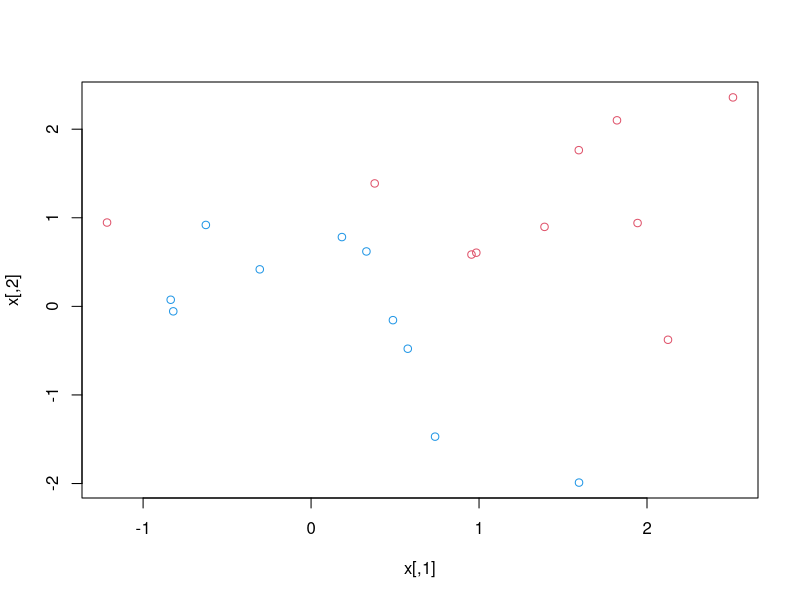
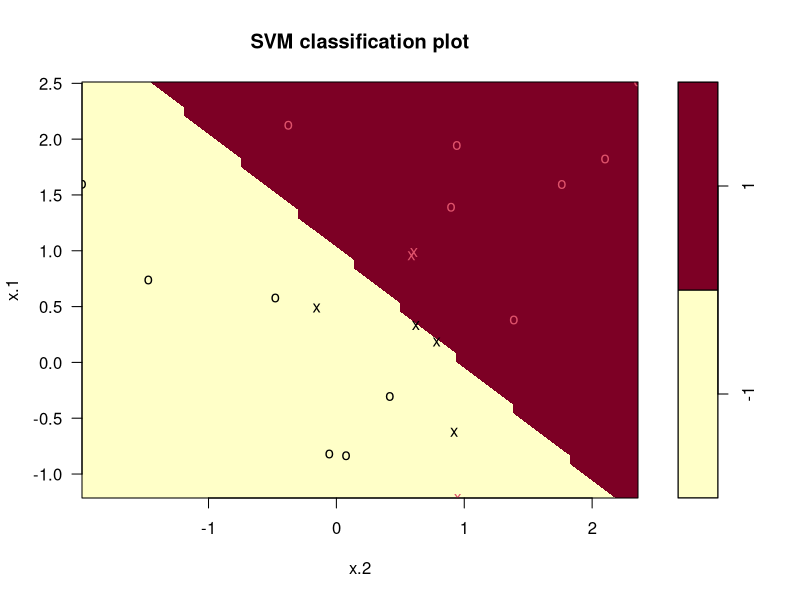
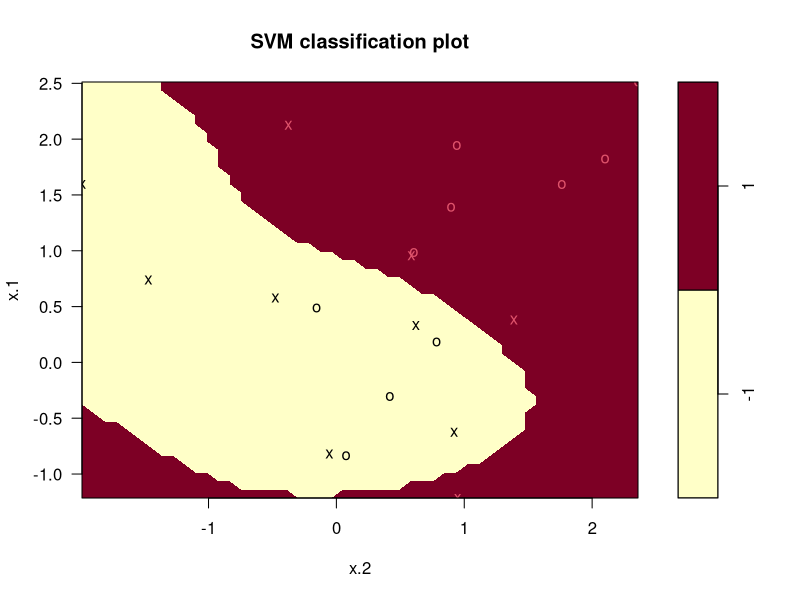
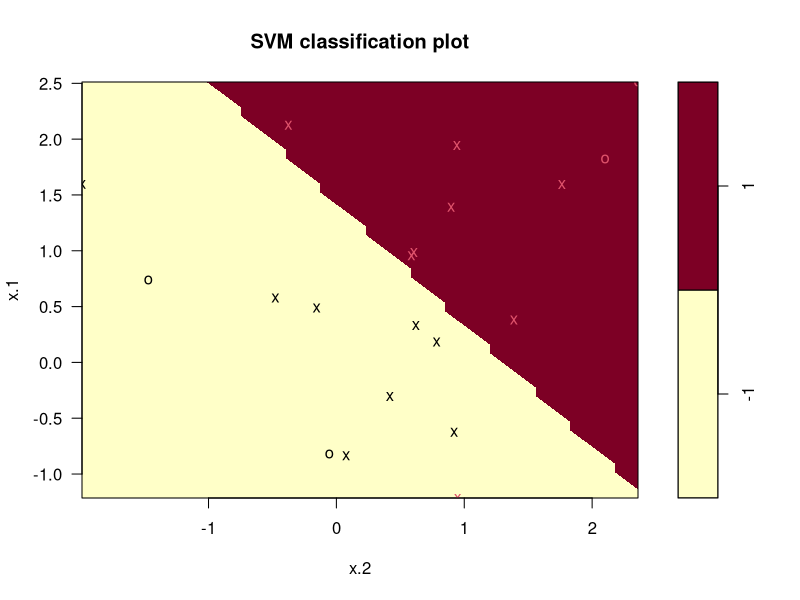

R code for these plots, in order:
library(e1071)
library(MLmetrics)

# Training Data Generation
set.seed(1)
x <- matrix(rnorm(20 * 2), ncol = 2)
y <- c(rep(-1, 10), rep(1, 10))
x
y
x[y == 1, ] <- x[y == 1, ] + 1
plot(x, col = (3 - y))
dat <- data.frame(x = x, y = as.factor(y))
dat

# Test Data Generation
xtest <- matrix(rnorm(20 * 2), ncol = 2)
ytest <- sample(c(-1, 1), 20, rep = TRUE)
xtest
ytest
xtest[ytest == 1, ] <- xtest[ytest == 1, ] + 1
testdat <- data.frame(x = xtest, y = as.factor(ytest))
testdat

# Model Building
svmfit1 <- svm(y ~ ., data = dat, kernel = "linear", cost = 10, scale = FALSE)
plot(svmfit1, dat)
summary(svmfit1)

# Support Vectors
svmfit1$index

# Confusion Matrix
ypred1 <- predict(svmfit1, testdat)
ypred1
table(predict = ypred1, truth = testdat$y)

# Metrics
ConfusionMatrix(ypred1, testdat$y)
Accuracy(ypred1, testdat$y)
Precision(ypred1, testdat$y)
Recall(ypred1, testdat$y)
F1_Score(ypred1, testdat$y)


# Model Building with Radial Kernel
svmfit1_again <- svm(y ~ ., data = dat, kernel = "radial", cost = 10, scale = FALSE)
plot(svmfit1_again, dat)
summary(svmfit1_again)

# Support Vectors
svmfit1_again$index

# Confusion Matrix
ypred1_again <- predict(svmfit1_again, testdat)
table(predict = ypred1_again, truth = testdat$y)

# Metrics
ConfusionMatrix(ypred1_again, testdat$y)
Accuracy(ypred1_again, testdat$y)
Precision(ypred1_again, testdat$y)
Recall(ypred1_again, testdat$y)
F1_Score(ypred1_again, testdat$y)


# Model Building with lower cost
svmfit2 <- svm(y ~ ., data = dat, kernel = "linear", cost = 0.1, scale = FALSE)
plot(svmfit2, dat)
summary(svmfit2)

# Support Vectors
svmfit2$index

# Confusion Matrix
ypred2 <- predict(svmfit2, testdat)
table(predict = ypred2, truth = testdat$y)

# Metrics
ConfusionMatrix(ypred2, testdat$y)
Accuracy(ypred2, testdat$y)
Precision(ypred2, testdat$y)
Recall(ypred2, testdat$y)
F1_Score(ypred2, testdat$y)


# Model after tuning
set.seed(1)
tune.out <- tune(svm, y ~ ., data = dat, kernel = "linear", ranges = list(cost = c(0.001, 0.01, 0.1, 1, 5, 10, 100)))
summary(tune.out)
bestmod <- tune.out$best.model
summary(bestmod)

# Support Vectors
bestmod$index

# Confusion Matrix
ypred3 <- predict(bestmod, testdat)
table(predict = ypred3, truth = testdat$y)

# Metrics
ConfusionMatrix(ypred3, testdat$y)
Accuracy(ypred3, testdat$y)
Precision(ypred3, testdat$y)
Recall(ypred3, testdat$y)
F1_Score(ypred3, testdat$y)
